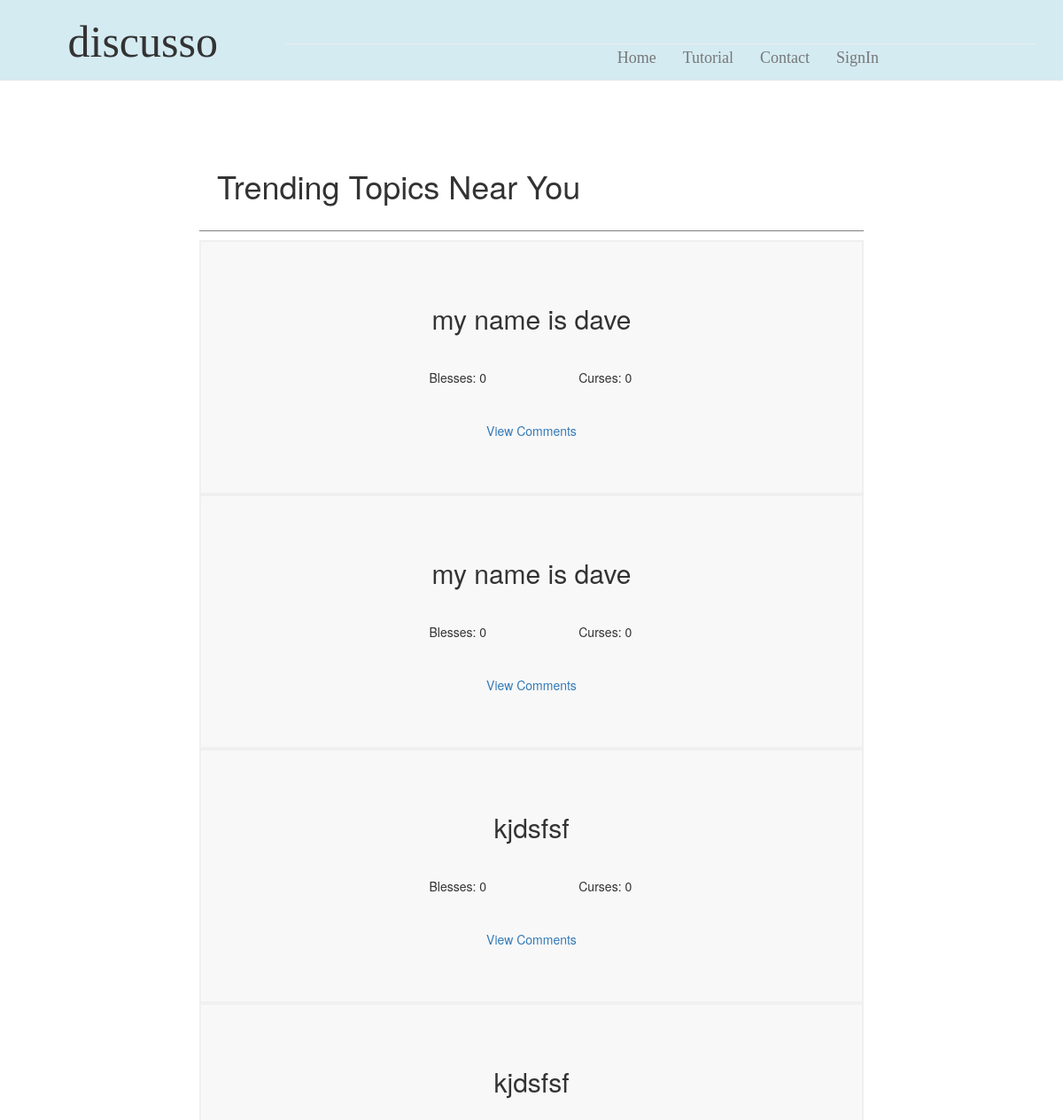
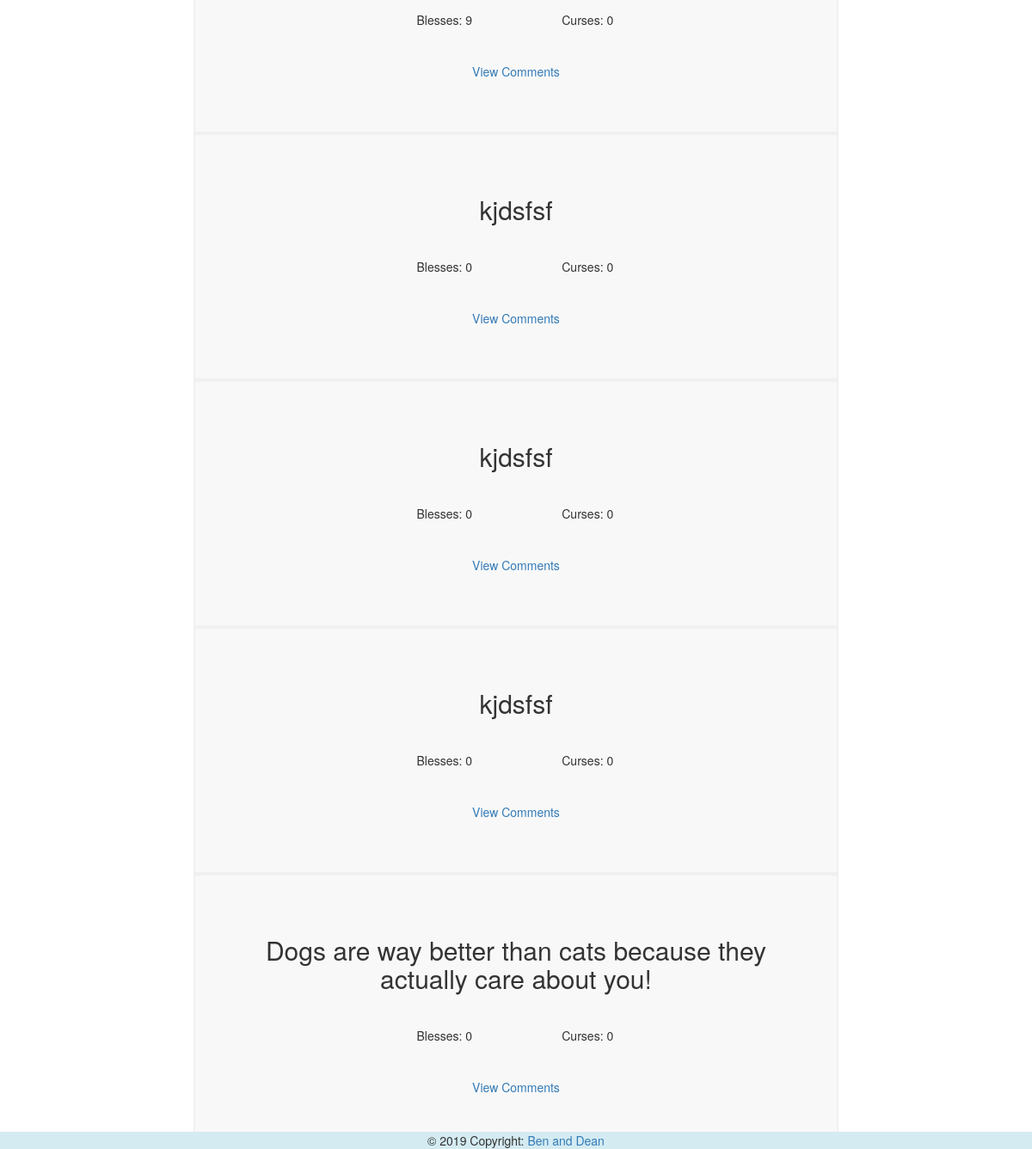
Page /homepage on the earlier database version (2 pictures, top to bottom).
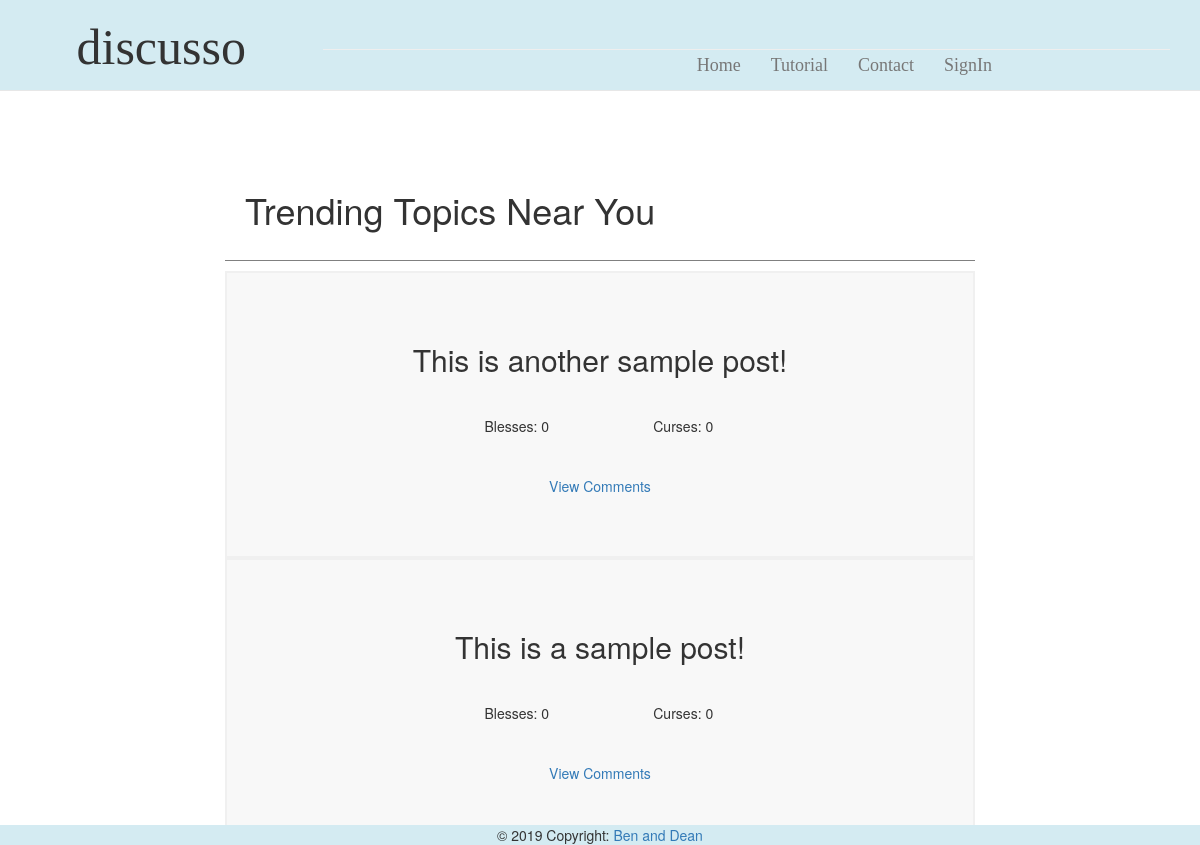
Same page on the later database version.
### app/models.py (models this page shows, shortened)
class Post(db.Model):
    id = db.Column(db.Integer, primary_key=True)
    title = db.Column(db.String(64))
    desc = db.Column(db.String(248))
    blesses = db.Column(db.Integer, default=0)
    curses = db.Column(db.Integer, default=0)
    timestamp = db.Column(db.DateTime, index=True, default=datetime.utcnow)
    user_id = db.Column(db.Integer, db.ForeignKey('user.id'))
    p_replies = db.relationship('Reply', backref='ogPost', lazy='dynamic')
    user_votes = db.relationship('Post_BC', backref='post', lazy='dynamic')

### app/routes.py (the view)
@app.route('/', methods=['GET', 'POST'])
@app.route('/homepage', methods=['GET', 'POST'])
def homepage():
    form = MakePostForm()
    if form.validate_on_submit():
        post = Post(title=form.title.data, desc=form.desc.data,
                    user_id=current_user.id)
        db.session.add(post)
        db.session.commit()
        return render_template('homepage.html', title='Home', posts=Post.query.all(), form=form)
    return render_template('homepage.html', title='Home', posts=Post.query.all(), form=form)

### app/templates/homepage.html (shortened to what this page needs)
{% extends "topbar.html" %}
{% block content %}
<div class="container-fluid">
	<div class="leftSide col-lg-2">
	</div>
	<div class="homePage col-lg-8">
		<div class="special">
			<h1> Trending Topics Near You</h1>
		</div>
		{%for post in posts|reverse %}
		<div class="sampleTopic">
			<div class="heading">
				<h2> {{ post.title }} </h2>
			</div>
			<div class="innerTopic container-fluid">
				<div class="col-lg-3"></div>
				<div class="col-lg-3">
					<p>Blesses: {{post.blesses}} </p>
				</div>
				<div class="col-lg-3">
					<p>Curses: {{post.curses}} </p>
				</div>
				<div class="col-lg-3"></div>
			</div>
			<div class="links container-fluid">
				<div class="viewComment col-lg-4"></div>
				<div class="viewComment col-lg-4">
					<p><a href="{{ url_for('topic',postid = '') }}{{post.id}}"> View Comments </a> </p>
				</div>
				<div class="viewComment col-lg-4"></div>
			</div>
		</div>
		{% endfor %}
	</div>
	<div class="rightSide col-lg-2">
	</div>
</div>
{% endblock %}

Differences in the rows shown:
removed Post: title "my name is dave", blesses "0", curses "0"
removed Post: title "my name is dave", blesses "0", curses "0"
removed Post: title "kjdsfsf", blesses "0", curses "0"
removed Post: title "kjdsfsf", blesses "9", curses "0"
removed Post: title "kjdsfsf", blesses "0", curses "0"
removed Post: title "kjdsfsf", blesses "0", curses "0"
changed Post: title "kjdsfsf" → "This is another sample post!"
changed Post: title "Dogs are way better than cats because they actually care about you!" → "This is a sample post!"
